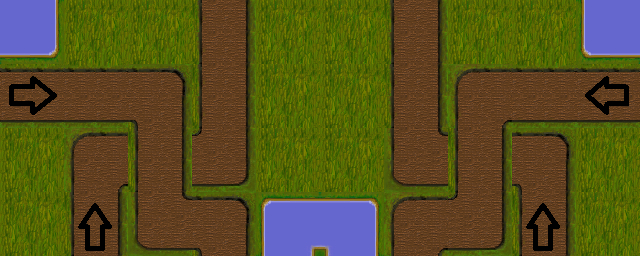

Tiled map render using the project's own tile images. Description and the whole map definition, tile-layer contents included, below:
An orthogonal 10x4 tile map with 64x64 px tiles, 1 tile layer (Tile Layer 1).

<map version="1.0" orientation="orthogonal" width="10" height="4" tilewidth="64" tileheight="64">
 <tileset firstgid="1" name="Tileset" tilewidth="64" tileheight="64">
  <image source="../art/Tileset.png" width="576" height="576" />
 </tileset>
 <layer name="Tile Layer 1" width="10" height="4">
  <data>
   <tile gid="24" />
   <tile gid="11" />
   <tile gid="11" />
   <tile gid="12" />
   <tile gid="11" />
   <tile gid="11" />
   <tile gid="12" />
   <tile gid="11" />
   <tile gid="11" />
   <tile gid="22" />
   <tile gid="16" />
   <tile gid="20" />
   <tile gid="3" />
   <tile gid="12" />
   <tile gid="11" />
   <tile gid="11" />
   <tile gid="12" />
   <tile gid="1" />
   <tile gid="20" />
   <tile gid="25" />
   <tile gid="11" />
   <tile gid="1" />
   <tile gid="12" />
   <tile gid="21" />
   <tile gid="11" />
   <tile gid="11" />
   <tile gid="19" />
   <tile gid="12" />
   <tile gid="3" />
   <tile gid="11" />
   <tile gid="11" />
   <tile gid="26" />
   <tile gid="19" />
   <tile gid="3" />
   <tile gid="41" />
   <tile gid="42" />
   <tile gid="1" />
   <tile gid="21" />
   <tile gid="26" />
   <tile gid="11" />
  </data>
 </layer>
</map>